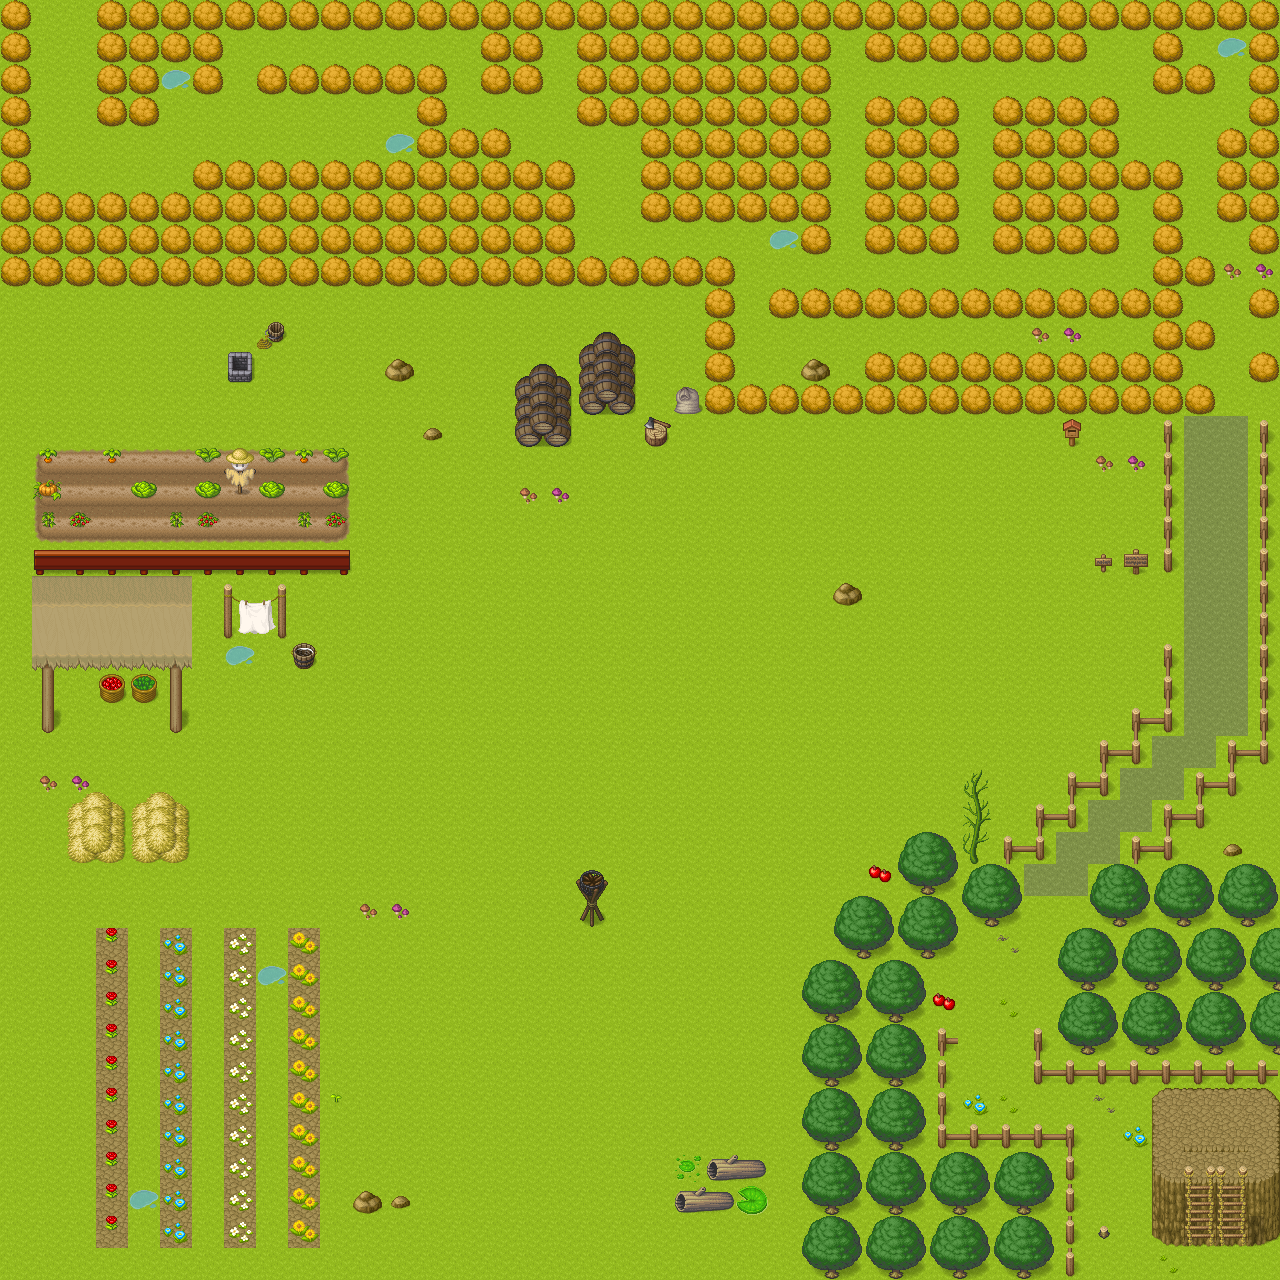

Tiled map render using the project's own tile images. Description and the map definition, with tile-layer contents summarised, below:
An orthogonal 40x40 tile map with 32x32 px tiles, 11 tile layers (page 1, page 2, start, sol, ...).

<map version="1.5" tiledversion="1.6.0" orientation="orthogonal" renderorder="right-down" width="40" height="40" tilewidth="32" tileheight="32" infinite="0" nextlayerid="18" nextobjectid="1">
 <tileset firstgid="1" name="[Base]BaseChip_pipo" tilewidth="32" tileheight="32" tilecount="1064" columns="8">
  <image source="../groupe9/[Base]BaseChip_pipo.png" width="256" height="4256" />
  <tile id="434">
   <properties>
    <property name="collides" type="bool" value="true" />
   </properties>
  </tile>
 </tileset>
 <layer id="15" name="page 1" width="40" height="40">
  <properties>
   <property name="openWebsite" value="/pageWeb/HTML/page1.html" />
  </properties>
  <data>[1600 cells, 0 non-empty, 0 distinct tile ids]</data>
 </layer>
 <layer id="16" name="page 2" width="40" height="40">
  <properties>
   <property name="openWebsite" value="/pageWeb/HTML/page2.html" />
  </properties>
  <data>[1600 cells, 0 non-empty, 0 distinct tile ids]</data>
 </layer>
 <layer id="14" name="start" width="40" height="40">
  <data>[1600 cells, 4 non-empty, 1 distinct tile ids]</data>
 </layer>
 <layer id="1" name="sol" width="40" height="40" locked="1">
  <data>[1600 cells, 1600 non-empty, 1 distinct tile ids]</data>
 </layer>
 <layer id="4" name="barrière" width="40" height="40" offsetx="-2" offsety="0">
  <data>[1600 cells, 21 non-empty, 6 distinct tile ids]</data>
 </layer>
 <layer id="11" name="motte" width="40" height="40">
  <data>[1600 cells, 20 non-empty, 14 distinct tile ids]</data>
 </layer>
 <layer id="10" name="infranchissable" width="40" height="40">
  <data>[1600 cells, 287 non-empty, 1 distinct tile ids]</data>
 </layer>
 <layer id="6" name="details" width="40" height="40">
  <data>[1600 cells, 344 non-empty, 67 distinct tile ids]</data>
 </layer>
 <layer id="8" name="détails 2" width="40" height="40">
  <data>[1600 cells, 83 non-empty, 23 distinct tile ids]</data>
 </layer>
 <layer id="17" width="40" height="40">
  <data>[1600 cells, 0 non-empty, 0 distinct tile ids]</data>
 </layer>
 <layer id="13" name="Collisions" width="40" height="40">
  <data>[1600 cells, 0 non-empty, 0 distinct tile ids]</data>
 </layer>
</map>
